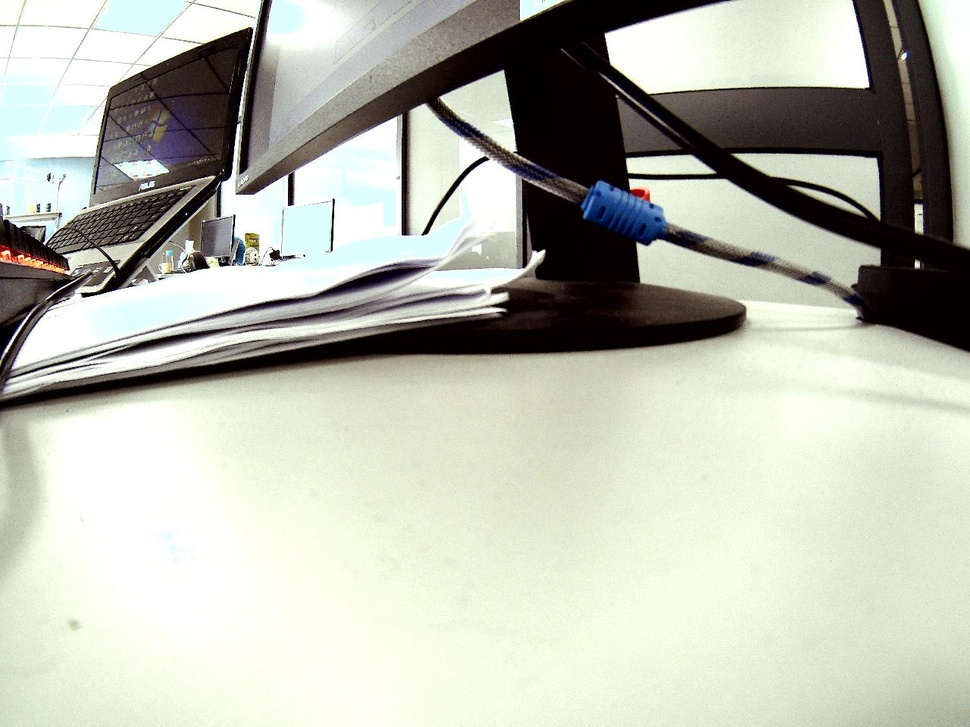
#> input picture 1.jpg, 970 x 727 px, shrunk from 1280 x 960 before the run
$ python test.py   (Python 2 division)
#> lines starting #> are read from the running program, lines starting #| are printed output that depends on the picture; long printed decimals are rounded
import cv2
import time
import numpy as np
import matplotlib.pyplot as plot


standard = 128
def get_avg_gray(img):
    img = cv2.cvtColor(img, cv2.COLOR_BGR2GRAY)
    avg = cv2.mean(img)
    return avg


img = cv2.imread("1.jpg")
#> img is the input picture: shape (727, 970, 3); mean B, G, R 175.7, 187.8, 185
cv2.imshow("img", img)
avg = get_avg_gray(img)
#> in get_avg_gray, `img = cv2.cvtColor(img, cv2.COLOR_BGR2GRAY)`:
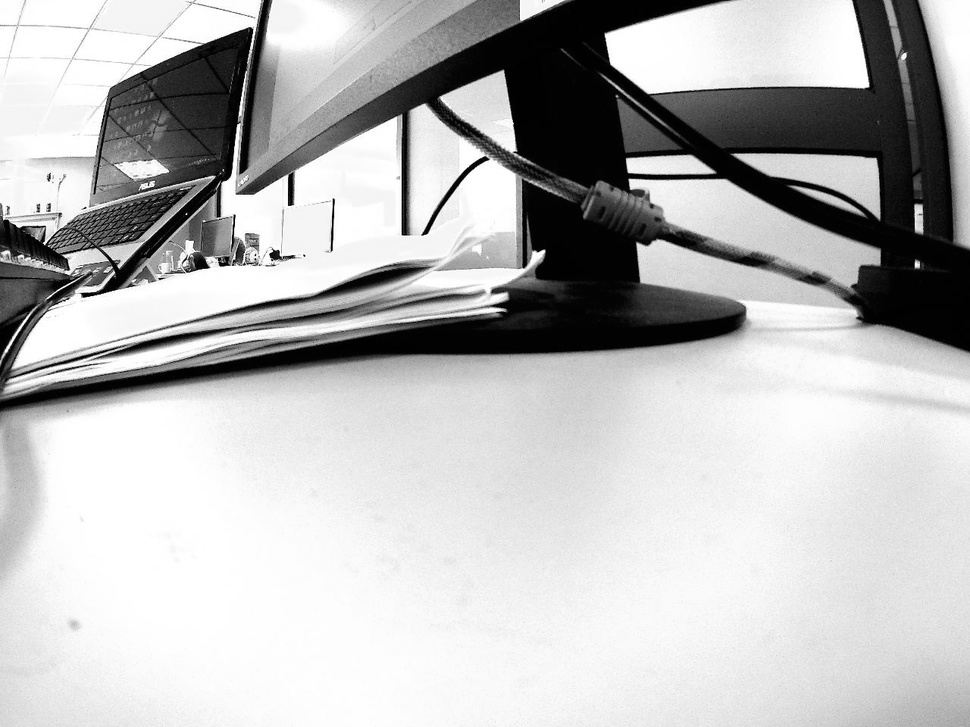
#> img: shape (727, 970); min 0, max 255, mean 185.6
#> in get_avg_gray, `avg = cv2.mean(img)`: avg = (185.6, 0, 0, 0)
#> avg = (185.6, 0, 0, 0)
bright = standard / avg[0]
#> bright = 0.69

print avg
#| (185.553, 0.0, 0.0, 0.0)
cv2.waitKey(0)
